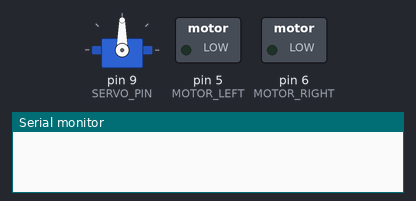
A sketch run on a simulated Arduino Uno, built with avr-gcc and run on an emulated ATmega328P. On the bench: servo, switched loads named in the sketch (green lamp = pin HIGH), the last lines printed to the serial monitor. Pins used as bus, display or sensor lines are not drawn.

Above: at 0.1 s.
At 6.1 s:
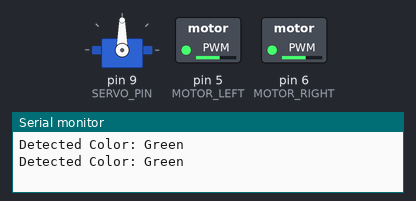
At 15.1 s:
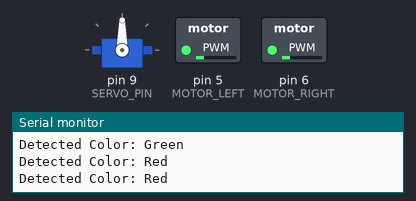
At 21.1 s:
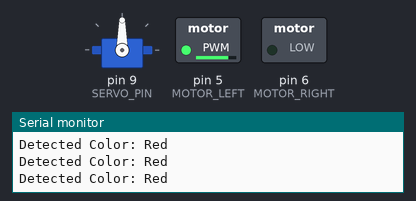
Timing chart, 0 to 25.5 s (numbered marks = the images above):
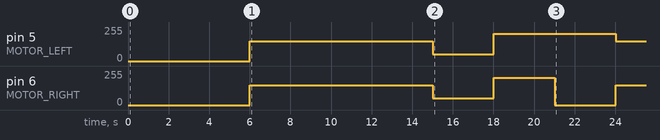

The sketch:

sketch_feb1b.ino
```cpp
#include <Wire.h>
#include <Servo.h>
Servo myServo;
// #include <everything_code.ino>

// Motor & Servo pins
#define MOTOR_LEFT 5
#define MOTOR_RIGHT 6
#define SERVO_PIN 9

// TCS230 Color Sensor pins
#define S2 8
#define S3 7
#define OUT 4

// Ultrasonic Sensor pins (for minor adjustments)
#define TRIG 10
#define ECHO 11

Servo flagServo;
const float pre_calculated_distance = 72.5; // mm
const float velocity = 100.0; // mm/s (Example value, should be calibrated)
int detected_colors = 0;
bool center_reached = false;
static bool color_detected = false;
static unsigned long start_time = 0;
unsigned long end_time = 0;
String prev_color = "";
String cur_color = "";
float actual_distance = 0;
int count = 0;

// Function to read RGB values from TCS230
String readColor() {
  return getColor();
}

// Function to calculate theta
float calculateTheta(float actual_distance) {
    return acos(pre_calculated_distance / actual_distance) * 180.0 / PI;
}

// // Function to detect first color
// void moveStart() {
// // drive
// if
//   while (readColor() == "Black"){
//     drive_dist("forward", 0.5);

//   }
//   prev_color = "Black";
//   cur_color = readColor();
// }

// Function to move straight
void moveDetect_Distance() {
  start_time = millis();
  while (readColor() == cur_color){
    analogWrite(MOTOR_LEFT, 150);
    analogWrite(MOTOR_RIGHT, 150);
  }
  end_time = millis();
  prev_color = cur_color;
  cur_color = readColor();

  float travel_time = (end_time - start_time) / 1000.0; // Convert ms to seconds
  actual_distance = velocity * travel_time;
}

// Function to adjust the angle of the jit
float angle_adjustment(float theta) {
  // FUNCTION TO TURN ROBOT THETA DEGREES RIGHT
    analogWrite(MOTOR_LEFT, 50);
    analogWrite(MOTOR_RIGHT, 50);

    if (readColor() == prev_color){
      analogWrite(MOTOR_LEFT, -50);   // move in reverse edit if needed
      analogWrite(MOTOR_RIGHT, -50);  // move in reverse edit if needed

      // FUNCTION TO TURN ROBOT 2 * THETA DEGREEES LEFT
    } else {
      analogWrite(MOTOR_LEFT, -50);   // move in reverse edit if needed
      analogWrite(MOTOR_RIGHT, -50);  // move in reverse edit if needed
    }
}

// Function to stop motors
void stopMotors() {
  analogWrite(MOTOR_LEFT, 0);
  analogWrite(MOTOR_RIGHT, 0);
}

void setup() {
  Serial.begin(9600);
  pinMode(S2, OUTPUT);
  pinMode(S3, OUTPUT);
  pinMode(OUT, INPUT);

  pinMode(MOTOR_LEFT, OUTPUT);
  pinMode(MOTOR_RIGHT, OUTPUT);

  pinMode(TRIG, OUTPUT);
  pinMode(ECHO, INPUT);

  flagServo.attach(SERVO_PIN);
  flagServo.write(90); // Initial position

  // moveStart();

  cur_color = readColor();
}

void loop() {
  moveDetect_Distance();
  float theta = calculateTheta(actual_distance);
  angle_adjustment(theta);  // robot pointing in the right(ish) direction now
  count++;
  if (count == 4){
    // ADJUST ROBOT OFFSET
    openServo();
    stopMotors();
    while (1);
  }

  prev_color = cur_color;
  cur_color = readColor();

  drive("forward", 0.5);
  if (cur_color != prev_color){
    drive("stop", 0);
    while (1);
  }
}


//yiyi
// DRIVE CONSTANTS

const int EN_A = 11; // Enable pin for first motor
const int IN1 = 9;   // Control pin for first motor
const int IN2 = 8;   // Control pin for first motor
const int IN3 = 7;   // Control pin for second motor
const int IN4 = 6;   // Control pin for second motor
const int EN_B = 10; // Enable pin for second motor

const float motor_power = 0.5;
const float adj_const = 0.92;
const float speed_per_second = 40.72;

/*

ULTRASONIC CONSTANTS

*/
const int trigPin = 13;
const int echoPin = 12;
const float soundSpeed = 0.034;  // Speed of sound in cm/Âµs

/*

COLOR CONSTANTS

*/
const int s0 = 1;
const int s1 = 2;
const int s2 = 3;
const int s3 = 4;
const int outPin = 5;
const int oe = 0;

// Calibration Values
const int ref_black[] = {5, 2, 1};
const int ref_blue[] = {30, 200, 250};
const int ref_green[] = {100, 250, 170};
const int ref_red[] = {250, 220, 205};

int redPW = 0;
int greenPW = 0;
int bluePW = 0;

int redValue;
int greenValue;
int blueValue;

float avgRed = 0, avgGreen = 0, avgBlue = 0;
const float alpha = 0.33;  // Smoothing factor (adjustable for responsiveness)

/*

CLAW CONSTANTS

*/
const int servoPin = 18;
const int OPEN_POS = 60;
const int CLOSE_POS = 0;
const int STEP_DELAY = 10;
const int STEP_SIZE = 5;

// helper jits

/*

ULTRASONIC HELPER

*/
float getDistance() {
    digitalWrite(trigPin, LOW);
    delayMicroseconds(2);
    digitalWrite(trigPin, HIGH);
    delayMicroseconds(10);
    digitalWrite(trigPin, LOW);

    long duration = pulseIn(echoPin, HIGH, 30000);  // Timeout to prevent lock-up
    return (duration == 0) ? -1 : (duration * soundSpeed) / 2;
}

/*

COLOR HELPER

*/

float calculateConfidence(int r, int g, int b, const int refRGB[], int tolerance = 50) {
    float score = 0;
    score += max(0, (1 - abs(r - refRGB[0]) / (float)tolerance));
    score += max(0, (1 - abs(g - refRGB[1]) / (float)tolerance));
    score += max(0, (1 - abs(b - refRGB[2]) / (float)tolerance));
    return (score / 3) * 100;  // Convert to percentage confidence
}

// Function to map pulse width to 0-255 range
int mapColor(int pw, int minPW, int maxPW) {
    return constrain(map(pw, minPW, maxPW, 255, 0), 0, 255);
}

// Function to read Red Pulse Widths
int getRedPW() {
	// Set sensor to read Red only
	digitalWrite(s2,LOW);
	digitalWrite(s3,LOW);
	// Define integer to represent Pulse Width
	int PW;
	// Read the output Pulse Width
	PW = pulseIn(outPin, LOW);
	// Return the value
	return PW;
}

// Function to read Green Pulse Widths
int getGreenPW() {
	// Set sensor to read Green only
	digitalWrite(s2,HIGH);
	digitalWrite(s3,HIGH);
	// Define integer to represent Pulse Width
	int PW;
	// Read the output Pulse Width
	PW = pulseIn(outPin, LOW);
	// Return the value
	return PW;
}

// Function to read Blue Pulse Widths
int getBluePW() {
	// Set sensor to read Blue only
	digitalWrite(s2,LOW);
	digitalWrite(s3,HIGH);
	// Define integer to represent Pulse Width
	int PW;
	// Read the output Pulse Width
	PW = pulseIn(outPin, LOW);
	// Return the value
	return PW;
}

/*

CLAW HELPER

*/
void openServo() {
    Serial.println("Opening Claw...");
    for (int pos = CLOSE_POS; pos <= OPEN_POS; pos += STEP_SIZE) {
        myServo.write(pos);
        delay(STEP_DELAY);
    }
}

// Function to Close Servo
void closeServo() {
    Serial.println("Closing Claw...");
    for (int pos = OPEN_POS; pos >= CLOSE_POS; pos -= STEP_SIZE) {
        myServo.write(pos);
        delay(STEP_DELAY);
    }
}

/*

GENERAL HELPER

*/

float calculateEMA(float newSample, float prevEMA, float alpha) {
    return alpha * newSample + (1 - alpha) * prevEMA;
}

float calculateSMA(float newSample, float prevSMA) {
    static float buffer[5] = {0};  // Store last 5 samples
    static int index = 0;
    static bool filled = false;  // Tracks if buffer has enough samples

    buffer[index] = newSample;  // Store new sample
    index = (index + 1) % 5;    // Increment index, loop back after 5 samples

    // Compute the average only when buffer is filled
    float sum = 0;
    int count = filled ? 5 : index;
    for (int i = 0; i < count; i++) {
        sum += buffer[i];
    }

    if (index == 0) filled = true;  // Mark buffer as filled after 5 samples
    return sum / count;  // Return average
}
String getColor() {
    int redPW = getRedPW();
    int greenPW = getGreenPW();
    int bluePW = getBluePW();

    // Map pulse width to 0-255 range
    int redValue = mapColor(redPW, 250, 600);
    int greenValue = mapColor(greenPW, 550, 1000);
    int blueValue = mapColor(bluePW, 430, 980);

    avgRed = calculateEMA(redValue, avgRed, alpha);
    avgGreen = calculateEMA(greenValue, avgGreen, alpha);
    avgBlue = calculateEMA(blueValue, avgBlue, alpha);

    // Compute confidence scores
    float confBlack = calculateConfidence(avgRed, avgGreen, avgBlue, ref_black);
    float confBlue = calculateConfidence(avgRed, avgGreen, avgBlue, ref_blue);
    float confGreen = calculateConfidence(avgRed, avgGreen, avgBlue, ref_green);
    float confRed = calculateConfidence(avgRed, avgGreen, avgBlue, ref_red);

    // Determine the most confident color
    String detectedColor;
    float maxConfidence = max(confBlack, max(confBlue, max(confGreen, confRed)));

    if (maxConfidence == confBlack) detectedColor = "Black";
    else if (maxConfidence == confBlue) detectedColor = "Blue";
    else if (maxConfidence == confGreen) detectedColor = "Green";
    else detectedColor = "Red";

    // Print results
    Serial.print("Detected Color: ");
    Serial.println(detectedColor);
    // Serial.print(" | Confidence: ");
    // Serial.print(maxConfidence);
    // Serial.print("% | EMA RGB: R=");
    // Serial.print(avgRed);
    // Serial.print(", G=");
    // Serial.print(avgGreen);
    // Serial.print(", B=");
    // Serial.println(avgBlue);
    return detectedColor;

    delay(200);
}
void drive(String direction, float speedFraction) {
    speedFraction = constrain(speedFraction, 0, 1);
    int speed = speedFraction * 255;

    if (direction == "forward") {
        digitalWrite(IN1, HIGH); digitalWrite(IN2, LOW);
        digitalWrite(IN3, HIGH); digitalWrite(IN4, LOW);
    } else if (direction == "backward") {
        digitalWrite(IN1, LOW); digitalWrite(IN2, HIGH);
        digitalWrite(IN3, LOW); digitalWrite(IN4, HIGH);
    } else if (direction == "right") {
        digitalWrite(IN1, HIGH); digitalWrite(IN2, LOW);
        digitalWrite(IN3, LOW); digitalWrite(IN4, HIGH);
    } else if (direction == "left") {
        digitalWrite(IN1, LOW); digitalWrite(IN2, HIGH);
        digitalWrite(IN3, HIGH); digitalWrite(IN4, LOW);
    } else {
        digitalWrite(IN1, LOW); digitalWrite(IN2, LOW);
        digitalWrite(IN3, LOW); digitalWrite(IN4, LOW);
        speed = 0;
    }

    int l_speed = speed * adj_const;
    int r_speed = speed;

    analogWrite(EN_A, l_speed);
    analogWrite(EN_B, r_speed);
}

void drive_dist(String direction, float distance) {
  // v = d/t
  float time = distance / speed_per_second * 1000; // time in ms
  drive(direction, motor_power);
  delay(time);
  drive(direction, 0);
}

void check_wall(float distance, String color) {
    if (distance <= 15) {
        if (color == "red") {
            u_turn();
        } else if (color == "blue") {
            turn_left();
        } else if (color == "green") {
            turn_right();
        }
    }
}
void turn_left() {
    // right motor forward
    // left motor back
    // until 90 deg
}
void turn_right() {
    // right motor back
    // left motor forward
    // until 90 deg
}
void u_turn() {
    // right motor back
    // left motor forward
    // until 180 deg
}
```

Measured:
- by itself, pin 5 (MOTOR_LEFT): 0/255 → 150/255 at 6.0 s, → 50/255 9.0 s later, → 206/255 3.0 s later, → 150/255 6.0 s later
- by itself, pin 6 (MOTOR_RIGHT): 0/255 → 150/255 at 6.0 s, → 50/255 9.0 s later, → 206/255 3.0 s later, → 0/255 3.0 s later, … (5 changes in this stretch)
